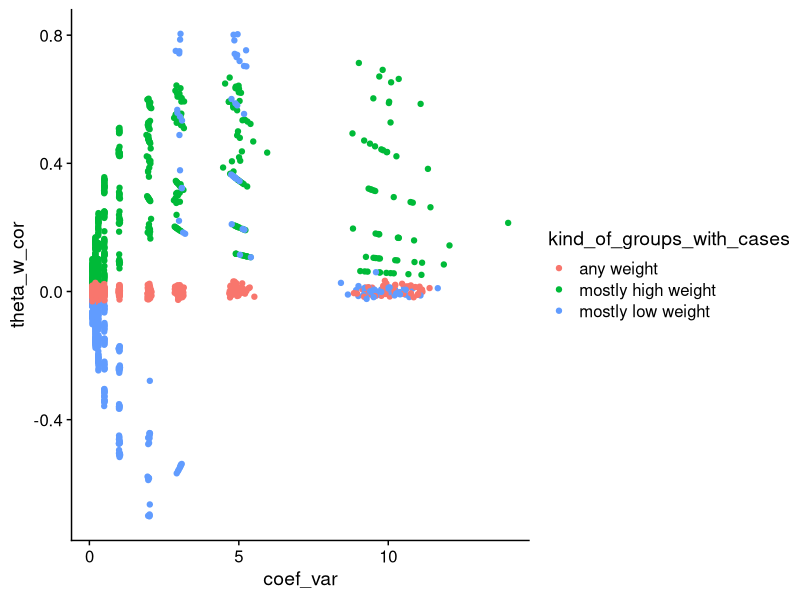

The R source for this figure: (Note: this script raises an error after producing the figure.)
library(tidyverse)
simulate_weights <- function(n_weights, coef_var) {
  # mu <- 1 / n_weights
  # sigma2 <- (coef_var / n_weights)^2
  # alpha <- ((1 - mu) / sigma2 - 1 / mu) * mu^2
  # beta <- alpha * (1 / mu - 1)

  alpha <- 1 / coef_var^2 - 1 / (n_weights * coef_var^2) - 1 / n_weights
  beta <- alpha * (n_weights - 1)

  x <- rbeta(n_weights, alpha, beta)
  if(sum(is.na(x))) return(NA)
  x / sum(x)
}

# We want to evaluate along 3 axis:

# Overall prevalence should always be low (say 0.5%)
# Weights should span a range of relevant coefficients of variation (say 10%-200%)
# Group-prevalences
# Prevalence can be allocated differently concenrated in highly weighted groups, low weighted groups,
population_prevalence <- 0.005
n_weights <- 8000
set.seed(200)
tmp <-
  crossing(prop_groups_with_cases = c(0.01, 0.05, 0.10, 0.25, 0.5, 0.75),
           kind_of_groups_with_cases = c("mostly high weight", "any weight", "mostly low weight"),
           coefficient_of_variation = c(0.1, 0.2, 0.3, 0.5, 1, 2, 3, 5, 10)) %>%
  bind_rows(crossing(prop_groups_with_cases = 1,
                     kind_of_groups_with_cases = "any weight",
                     coefficient_of_variation = c(0.1, 0.2, 0.3, 0.5, 1, 2, 3, 5, 10))) %>%
  mutate(design = 1:n()) %>%
  slice(rep(1:n(), each = 10)) %>%
  group_by(design) %>%
  mutate(replication = row_number()) %>%
  ungroup() %>%
  mutate(w = map(coefficient_of_variation, ~simulate_weights(n_weights = n_weights, coef_var = .))) %>%
  mutate(groups_with_prevalence = pmap(list(prop_groups_with_cases = prop_groups_with_cases,
                                            kind_of_groups_with_cases = kind_of_groups_with_cases,
                                            w = w),
                                       function(prop_groups_with_cases, kind_of_groups_with_cases, w) {
                                         case_when(
                                           kind_of_groups_with_cases == "mostly high weight" ~ sample(1:n_weights, size = round(prop_groups_with_cases * n_weights), replace = F, prob = w),
                                           kind_of_groups_with_cases == "any weight" ~ sample(1:n_weights, size = round(prop_groups_with_cases * n_weights), replace = F),
                                           kind_of_groups_with_cases == "mostly low weight" ~ sample(1:n_weights, size = round(prop_groups_with_cases * n_weights), replace = F, prob = 1 / (w + .Machine$double.xmin))
                                         )}
  )) %>%
  mutate(group_prevalence = map2_dbl(w, groups_with_prevalence, ~population_prevalence / sum(.x[.y]))) %>%
  filter(group_prevalence < 1) %>%
  mutate(theta = map2(groups_with_prevalence, group_prevalence, ~{
    theta <- numeric(n_weights)
    theta[.x] <- .y
    theta})) %>%
  mutate(mean_weight = map_dbl(w, mean),
         var_weight = map_dbl(w, var)) %>%
  mutate(coef_var = sqrt(var_weight) / mean_weight,
         theta_w_cor = map2_dbl(theta, w, ~cor(.x, .y)))



crossing(prop_groups_with_cases = c(0.01, 0.05, 0.10, 0.25, 0.5, 0.75),
         kind_of_groups_with_cases = c("mostly high weight", "any weight", "mostly low weight"),
         coefficient_of_variation = c(0.1, 0.2, 0.3, 0.5, 1, 2, 3, 5, 10)) %>%
  bind_rows(crossing(prop_groups_with_cases = 1,
                     kind_of_groups_with_cases = "any weight",
                     coefficient_of_variation = c(0.1, 0.2, 0.3, 0.5, 1, 2, 3, 5, 10))) %>%
  mutate(design = 1:n()) %>%
  filter(design %in% which(!(1:171 %in% tmp$design)))




tmp %>%
  count(design) %>%
  arrange(n)


tmp %>%
  ggplot(aes(coef_var, theta_w_cor, color = kind_of_groups_with_cases)) +
  geom_point() +
  cowplot::theme_cowplot()

# You can't have a high coefficient of variation and maintain low theat_w correlation
# or even be able to generate datasets with infection propotion < 1.
# at least with 8000 weights.
tmp %>%
  count(kind_of_groups_with_cases, sign(theta_w_cor), coefficient_of_variation) %>%
  View()

tmp %>%
  filter(is.na(theta_w_cor)) %>%
  pull(prop_groups_with_cases)

tmp %>%
  mutate(mean_weight = map2_dbl(groups_with_prevalence, w, ~(mean(.y[.x]))),
         var_weight = map2_dbl(groups_with_prevalence, w, ~(var(.y[.x])))) %>%
  arrange(mean_weight) %>%
  mutate(rank = dense_rank(mean_weight)) %>%
  group_by(kind_of_groups_with_cases) %>%
  summarize(median(rank))
  tail()
  pull(kind_of_groups_with_cases) %>%
  cat(sep = "\n")

tmp

tmp %>% mutate(theta_w_cor = map2_dbl(theta, w, ~cor(.x, .y))) %>%
  select(-groups_with_prevalence, -group_prevalence, -theta) %>%
  arrange(desc(theta_w_cor))
